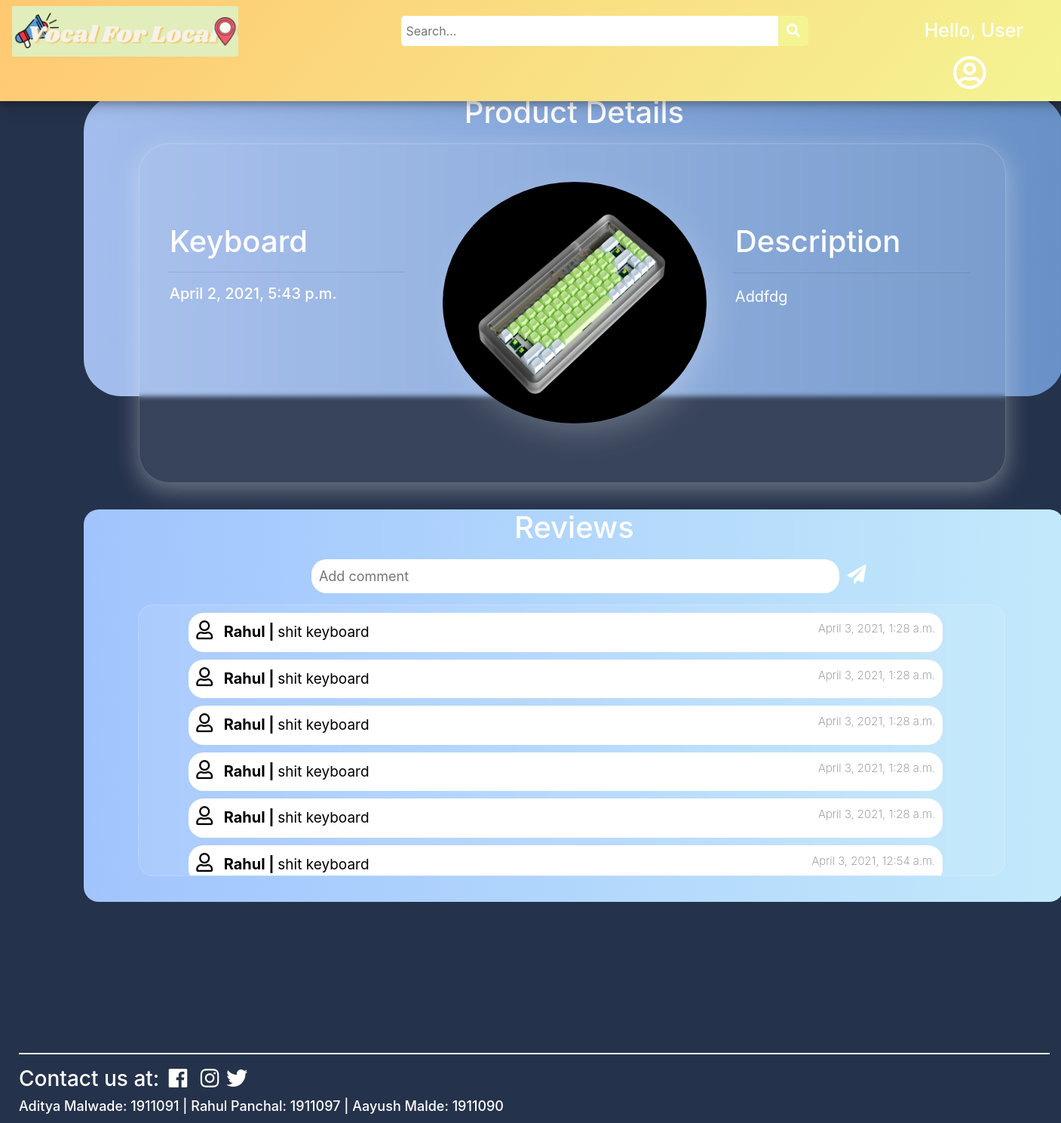
The app's page /RaRo/products/Keyboard with its own data.
### main/models.py (models this page shows, shortened)
class Post(models.Model):
    p_id = models.IntegerField(primary_key=True, null=False)
    name = models.CharField(max_length=50,null=True)
    description = models.CharField(max_length=1000, null=True)
    photo = models.ImageField(upload_to="images/",null=True,verbose_name="")
    owner = models.ForeignKey(Customer, null=True, on_delete= models.CASCADE)
    date_created = models.DateTimeField(auto_now_add=True, null=True)
    category = models.CharField(max_length=100, null=True)
    availability = models.CharField(max_length=20, null=True)
    location = models.CharField(max_length=50, null=True)
    business_name = models.CharField(max_length=50,null=True)
    @property
    def imageURL(self):
        try:
            url = self.photo.url
        except :
            url = ''
        return url

class Comment(models.Model):
    c_id = models.IntegerField(primary_key = True, null = False)
    text = models.CharField(max_length=200, null=True)
    p_id = models.ForeignKey(Post, null =True, on_delete = models.CASCADE)
    c_by = models.ForeignKey(Customer, null=True, on_delete = models.SET_NULL)
    timestamp = models.DateTimeField(auto_now_add=True, null=True)

class Customer(models.Model):
    id = models.IntegerField(primary_key=True, null=False)
    name = models.CharField(max_length=100, null=True)
    phone = models.CharField(max_length=10, null=True)
    email = models.CharField(max_length=50, null=True)
    state = models.CharField(max_length=20, null=True)
    postal_code = models.IntegerField(null=True)
    city = models.CharField(max_length=20, null=True)
    address = models.CharField(max_length=100, null=True)
    business_name = models.CharField(max_length=50,null=True)
    date_created = models.DateTimeField(auto_now_add=True, null=True)
    def __str__(self):
	    return self.name

### main/views.py (the view, shortened to what this page needs)
# urls.py: path('<str:business>/products/<str:name>',views.viewPost,name="viewPost"),
def viewPost(request,business,name):
	try:
		p = Post.objects.filter(business_name=business,name=name)[0]
	except Post.DoesNotExist:
		raise Http404("No such Product is available with {}".format(business))
	comments = Comment.objects.filter(p_id = p).order_by('-c_id')
	context = {"p":p,"comments":comments}
	return render(request,'main/viewPost.html',context)

### main/templates/main/viewPost.html (shortened to what this page needs)
{% load static %}
<!DOCTYPE html>
<html lang="en">
<head>
  <link rel="stylesheet" href="https://use.fontawesome.com/releases/v5.6.1/css/all.css"
 />
  <link rel="stylesheet" href="https://cdn.jsdelivr.net/npm/bootstrap@4.6.0/dist/css/bootstrap.min.css"
>
    <link rel="stylesheet" href="{%static '/css/viewPost.css' %}">
</head>
<body style="background-color: rgb(37, 50, 75);">
  <div class="topnav">
    <a class="active" href="{% url 'home' %}">
      <img id="logo" src="{% static 'images/logo_final.png' %}" alt="VocalForLocal" />
    </a>
    <div class="search">
      <input type="text" placeholder=" Search..." name="key" id="search-placeholder" />
      <button id="srch" type="submit" onclick="validatePlaceHolder(this)">
        <i class="fa fa-search" style="font-size: 18px"> </i>
      </button>
    </div>
    <span class="hello-msg">
      Hello, {% if user.is_authenticated %} {{request.user}} {% else %} User
      {% endif %}
    </span>
    <a class="nav-link dropdown-toggle" href="#" id="navbarDropdown" role="button" data-bs-toggle="dropdown" aria-expanded="false"          style="margin-left: 160px;">
      <i class="far fa-user-circle" style="color:white; font-size: 45px;"></i>
    </a>
  </div>
  <div class="container-fluid">
    <div id="post-card">
      <h2 style="text-align: center;margin-top: 17px; font-size: 40px;">Product Details</h2>
    </div>
    <div id="image-card">
      <div id="pdt-icon">
        <img src="{{p.imageURL}}" alt="product img" id="pdt-img" style="width: 350px;height: 320px; background-position: center; background-size: cover; border-radius: 50%;">
      </div>
      <div id="pdt-info">
        <h1 id="pdt-name">
          {{p.name}}
        </h1>
        <hr style="width:90%; ">
        <h2 id="price">
          {{p.date_created}}
        </h2>
      </div>
      <div id="details">
        <h1 id="description">
           Description
        </h1>
        <hr style="text-align: center;margin-top: 17px;width: 90%;">
        <div id="description-text">
          <p style="width: 320px; overflow-wrap: break-word; font-size: 20px;">{{p.description}}</p>
        </div>
      </div>
    </div>
    <div id="comments">
      <h2 style="text-align: center;margin-top: 17px; font-size: 40px;">Reviews</h2>
      <div id="comment-container">
        {% if comments %}
        {% for c in comments %}
        <div class="comment-card">
          <span><i class="far fa-user" style="font-size: 25px; color: black; margin-right: 10px;"></i></span>
          <span style="font-size: 20px;font-weight: bold;">{{c.c_by}} |</span>
          <span style="font-size: 19px;font-weight: 400;"> {{c.text}}<span style="float: right;font-size: 15px; font-weight: 200; color: grey">{{c.timestamp}}</span></span>
        </div>
        {% endfor%}
        {% else %}
       <div style="margin-left: 270px; margin-top: 10px;">
        <img src="{% static 'images/default_msg.PNG' %}" alt="NO COMMENTS" style="border-radius: 30px;">
       </div>
        {% endif %}
      </div>
      <div id="comment-box">
        <form method="POST" action = "{% url 'viewPost' business=p.business_name name=p.name %}">
          <input type="text" placeholder="Add comment" id="review" name="c_text" required>
          <button id="comment-btn" type="submit" style="background: none;border: none;"><i class="fa fa-paper-plane" aria-hidden="true" style="font-size: 25px;color: white;"></i></button>
        </form>
      </div>
    </div>
    <div class="footer" style="padding-left: 10px;">
      <hr style="width:100%; height: 0.5px; background-color: white;"/>
      <h3 style="color: white;">Contact us at: <span style="margin:0px 5px;"><i class="fab fa-facebook"></i></span>
        <span style="margin:0px 5px;"><i class="fab fa-instagram"></i></span><span style="margin:0px 5px;"><i class="fab fa-twitter"></i></span>
        <div><span style="font-size: 18px;">Aditya Malwade: 1911091 | Rahul Panchal: 1911097 | Aayush Malde: 1911090</span></div>
    </div>
  </div>
</body>
</html>

### static/css/viewPost.css (style rules this page uses)
* { box-sizing: border-box; }
.hello-msg { position: relative; float: right; font: verdana; font-weight: 500; font-size: 25px; color: #fff; margin-right: 50px; margin-top: 22px; text-align: center; }
.topnav { background: linear-gradient(311deg, #f4f493, #ffc871); overflow: visible; box-shadow: 0 4px 8px 0 rgba(0, 0, 0, 0.2), 0 6px 20px 0 rgba(0, 0, 0, 0.19); position: fixed; top: 0; width: 100%; z-index: 3; }
.topnav a { float: left; padding: 14px 16px; text-decoration: none; font-size: 17px; }
.topnav a.active { color: rgb(255, 102, 0); text-shadow: 2px 2px 7px #ebab4a; transition: all 0.8s; border-radius: 10px; }
.search input[type="text"] { width: 500px; height: 40px; border-top-left-radius: 5px; border-bottom-left-radius: 5px; border: none; margin-top: 20px; background-color: #ffff; }
.search { float: left; margin-left: 200px; margin-top: 1px; }
#srch { transition: all 0.5s; }
.search button { height: 40px; width: 40px; background-color: #f4f493; color: #ffff; border-top-right-radius: 5px; border-bottom-right-radius: 5px; float: right; margin-top: 20px; padding: 5px 10px; margin-right: 16px; font-size: 12px; border: none; cursor: pointer; }
#logo { width: 300px; height: 100%; overflow: hidden; margin-top: -6px; }
.dropdown-toggle::after { display: none; }
.dropdown-toggle { transition: all 0.8s; }
#post-card { margin-top: 125px; position: relative; width: 1300px; height: 400px; background: linear-gradient(to right, #a3bded, #6991c7); background-position: top; background-repeat: no-repeat; background-size: cover; margin-left: 7%; border-radius: 50px; color: white; }
#image-card { margin-top: -335px; position: absolute; width: 1150px; height: 450px; background: rgba(253, 253, 253, 0.089); box-shadow: 0 8px 32px 0 rgba(250, 250, 248, 0.37); backdrop-filter: blur( 3.0px ); -webkit-backdrop-filter: blur( 6.0px ); border-radius: 10px; border: 1px solid rgba( 255, 255, 255, 0.18 ); margin-left: 12%; border-radius: 40px; z-index: 2; color: white; transition: all 0.9s; }
#pdt-img { transition: all 0.5s; box-shadow: 10px 15px 48px -9px rgba(255,255,255,0.28); -webkit-box-shadow: 10px 15px 48px -9px rgba(255,255,255,0.28); -moz-box-shadow: 10px 15px 48px -9px rgba(255,255,255,0.28); }
#pdt-icon { position: absolute; width: 350px; height: 320px; border-radius: 50%; margin-top: 50px; margin-left: 35%; }
#pdt-info { position: absolute; width: 350px; height: 300px; margin-top: 75px; margin-left: 20px; }
#pdt-name { overflow-wrap: break-word; margin-top: 30px; overflow:hidden; margin-left: 20px; }
#price { overflow:hidden; margin-left: 20px; font-size: 20px; }
#details { position: absolute; width: 350px; height: 300px; margin-top: 75px; margin-left: 770px; }
#description { margin-top: 30px; margin-left: 20px; }
#description-text { width: 300px; margin-left: 20px; }
#comments { margin-top: 150px; position: relative; width: 1300px; height: 520px; background: linear-gradient(to right, #a1c4fd, #c2e9fb); background-size: cover; background-position: center; background-repeat: no-repeat; border-radius: 20px; margin-left: 7%; color: white; margin-bottom: 200px; }
#comment-container { padding: 10px; margin-top: 70px; position: absolute; width: 1150px; height: 360px; margin-left: 5.5%; display: flex; flex-direction: row; flex-wrap: wrap; overflow-y: scroll; background: rgba(253, 253, 253, 0.089); backdrop-filter: blur( 3.0px ); -webkit-backdrop-filter: blur( 6.0px ); border-radius: 20px; border: 1px solid rgba( 255, 255, 255, 0.18 ); }
#comment-box { position: absolute; margin-top: 10px; width: 1150px; height: 50px; margin-left: 5.5%; }
#review { width: 700px; height: 45px; border: none; border-radius: 20px; margin-left: 20%; outline: none; padding-left: 10px; font-size: large; }
.comment-card { position: relative; width: 1000px; height: fit-content; margin-left:5%; padding: 10px; margin-bottom: 10px; border-bottom: solid 0.5px white; background-color: white; border-radius:20px ; transition: all 0.5s; color: black; }
#comment-btn { transition: all 0.5s; }

### records on screen
Post: imageURL (picture), name "Keyboard", date_created "April 2, 2021, 5:43 p.m.", description "Addfdg"
Comment: c_by "Rahul", text "shit keyboard", timestamp "April 3, 2021, 1:28 a.m."
Comment: c_by "Rahul", text "shit keyboard", timestamp "April 3, 2021, 1:28 a.m."
Comment: c_by "Rahul", text "shit keyboard", timestamp "April 3, 2021, 1:28 a.m."
Comment: c_by "Rahul", text "shit keyboard", timestamp "April 3, 2021, 1:28 a.m."
Comment: c_by "Rahul", text "shit keyboard", timestamp "April 3, 2021, 1:28 a.m."
Comment: c_by "Rahul", text "shit keyboard", timestamp "April 3, 2021, 12:54 a.m."
